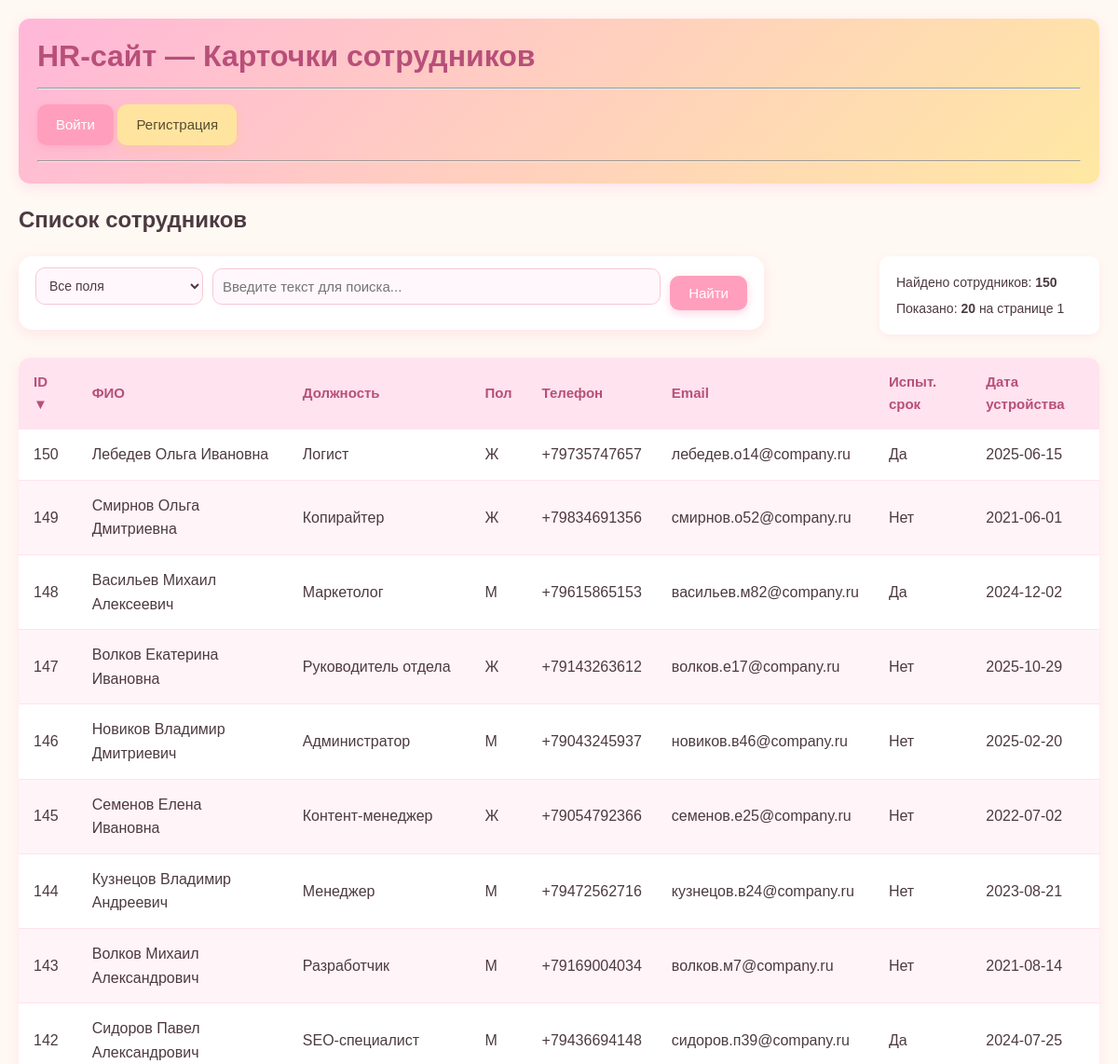
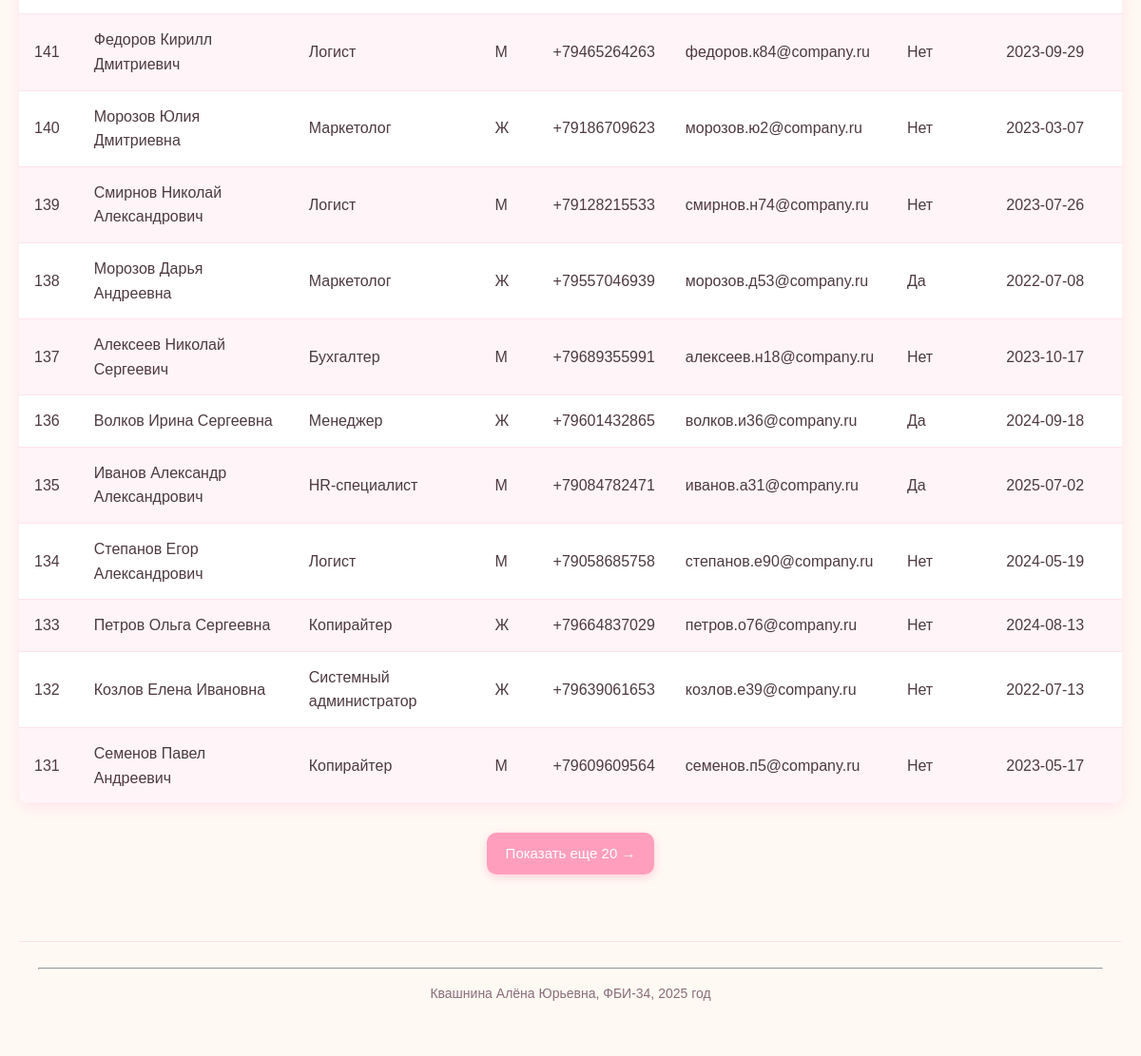
The page /hr/?sort=id&direction=desc&search=&search_field=all on the database its author committed (2 pictures, top to bottom).
### models1.py (models this page shows)
class Employee(db.Model):
    id = db.Column(db.Integer, primary_key=True)
    full_name = db.Column(db.String(120), nullable=False)
    position = db.Column(db.String(120), nullable=False)
    gender = db.Column(db.String(20), nullable=False)
    phone = db.Column(db.String(50))
    email = db.Column(db.String(120))
    probation = db.Column(db.Boolean, default=False)
    hire_date = db.Column(db.Date)

### hr_app.py (the view, shortened to what this page needs)
@hr.route("/")
def index():
    page = int(request.args.get("page", 1))
    per_page = 20
    search = request.args.get("search", "")
    search_field = request.args.get("search_field", "all")  # Новый параметр
    sort = request.args.get("sort", "id")
    sort_direction = request.args.get("direction", "asc")
    query = Employee.query
    if hasattr(Employee, sort):
        column = getattr(Employee, sort)
        if sort_direction == "desc":
            column = column.desc()
        query = query.order_by(column)
    employees = query.offset((page - 1) * per_page).limit(per_page).all()
    total_count = query.count()
    has_more = total_count > page * per_page
    return render_template("index1.html",
                           employees=employees,
                           page=page,
                           search=search,
                           search_field=search_field,  # Передаем в шаблон
                           sort=sort,
                           direction=sort_direction,
                           has_more=has_more,
                           total_count=total_count)

### templates/templates1/index1.html (shortened to what this page needs)
{% extends 'base1.html' %}
{% block content %}
<h2>Список сотрудников</h2>
<div class="controls">
    <div class="search-box">
        <form method="get" action="{{ url_for('hr.index') }}">
            <div class="search-container">
                <select name="search_field" class="search-select">
                    <option value="all" {% if search_field == 'all' %}selected{% endif %}>Все поля</option>
                </select>
                <input type="text" name="search" placeholder="Введите текст для поиска..."
                       value="{{ search }}" class="search-input">
                <button type="submit" class="btn">Найти</button>
            </div>
        </form>
    </div>
    <div class="info-box">
        <p>Найдено сотрудников: <strong>{{ total_count }}</strong></p>
        <p>Показано: <strong>{{ employees|length }}</strong> на странице {{ page }}</p>
    </div>
</div>
<table>
    <thead>
        <tr>
            <th>
                <a href="{{ url_for('hr.index', sort='id', direction='desc' if sort == 'id' and direction == 'asc' else 'asc', search=search, search_field=search_field) }}">
                    ID {% if sort == 'id' %}{{ '▼' if direction == 'desc' else '▲' }}{% endif %}
                </a>
            </th>
            <th>
                <a href="{{ url_for('hr.index', sort='full_name', direction='desc' if sort == 'full_name' and direction == 'asc' else 'asc', search=search, search_field=search_field) }}">
                    ФИО {% if sort == 'full_name' %}{{ '▼' if direction == 'desc' else '▲' }}{% endif %}
                </a>
            </th>
            <th>
                <a href="{{ url_for('hr.index', sort='position', direction='desc' if sort == 'position' and direction == 'asc' else 'asc', search=search, search_field=search_field) }}">
                    Должность {% if sort == 'position' %}{{ '▼' if direction == 'desc' else '▲' }}{% endif %}
                </a>
            </th>
            <th>
                <a href="{{ url_for('hr.index', sort='gender', direction='desc' if sort == 'gender' and direction == 'asc' else 'asc', search=search, search_field=search_field) }}">
                    Пол {% if sort == 'gender' %}{{ '▼' if direction == 'desc' else '▲' }}{% endif %}
                </a>
            </th>
            <th>
                <a href="{{ url_for('hr.index', sort='phone', direction='desc' if sort == 'phone' and direction == 'asc' else 'asc', search=search, search_field=search_field) }}">
                    Телефон {% if sort == 'phone' %}{{ '▼' if direction == 'desc' else '▲' }}{% endif %}
                </a>
            </th>
            <th>
                <a href="{{ url_for('hr.index', sort='email', direction='desc' if sort == 'email' and direction == 'asc' else 'asc', search=search, search_field=search_field) }}">
                    Email {% if sort == 'email' %}{{ '▼' if direction == 'desc' else '▲' }}{% endif %}
                </a>
            </th>
            <th>
                <a href="{{ url_for('hr.index', sort='probation', direction='desc' if sort == 'probation' and direction == 'asc' else 'asc', search=search, search_field=search_field) }}">
                    Испыт. срок {% if sort == 'probation' %}{{ '▼' if direction == 'desc' else '▲' }}{% endif %}
                </a>
            </th>
            <th>
                <a href="{{ url_for('hr.index', sort='hire_date', direction='desc' if sort == 'hire_date' and direction == 'asc' else 'asc', search=search, search_field=search_field) }}">
                    Дата устройства {% if sort == 'hire_date' %}{{ '▼' if direction == 'desc' else '▲' }}{% endif %}
                </a>
            </th>
        </tr>
    </thead>
    <tbody>
        {% for emp in employees %}
        <tr>
            <td>{{ emp.id }}</td>
            <td>{{ emp.full_name }}</td>
            <td>{{ emp.position }}</td>
            <td>{{ emp.gender }}</td>
            <td>{{ emp.phone }}</td>
            <td>{{ emp.email }}</td>
            <td>{{ 'Да' if emp.probation else 'Нет' }}</td>
            <td>{{ emp.hire_date.strftime('%Y-%m-%d') if emp.hire_date else 'Не указана' }}</td>
        </tr>
        {% endfor %}
    </tbody>
</table>
<div class="pagination">
    {% if has_more %}
        <a href="{{ url_for('hr.index', page=page+1, search=search, search_field=search_field, sort=sort, direction=direction) }}"
           class="btn">Показать еще 20 →</a>
    {% endif %}
</div>
{% endblock %}

### static/static1/style1.css (style rules this page uses)
body { font-family: Arial, sans-serif; margin: 20px; background: #fff9f3; color: #4d3a41; line-height: 1.6; }
.controls { display: flex; justify-content: space-between; align-items: flex-start; margin-bottom: 25px; flex-wrap: wrap; gap: 15px; }
.info-box { background: #fff; padding: 12px 18px; border-radius: 10px; box-shadow: 0 3px 10px rgba(255, 180, 200, 0.2); min-width: 200px; }
.info-box p { margin: 5px 0; font-size: 14px; }
.search-box { flex: 1; min-width: 300px; max-width: 800px; }
.search-container { display: flex; gap: 10px; background: #ffffff; padding: 12px 18px; border-radius: 15px; box-shadow: 0 4px 15px rgba(255, 180, 200, 0.3); align-items: center; flex-wrap: wrap; }
.search-select { width: 180px; padding: 10px; border: 1px solid #f7c9d6; border-radius: 10px; background: #fff7fb; color: #4d3a41; font-size: 14px; cursor: pointer; }
.search-input { flex: 1; min-width: 200px; padding: 10px; border: 1px solid #f7c9d6; border-radius: 10px; background: #fff7fb; transition: all 0.3s; }
table { border-collapse: collapse; width: 100%; background: #ffffff; border-radius: 12px; overflow: hidden; box-shadow: 0 4px 15px rgba(255, 190, 220, 0.3); margin-bottom: 25px; }
th, td { padding: 14px 16px; text-align: left; border-bottom: 1px solid #ffe3ee; }
th { background: #ffe3ee; color: #b84f79; font-weight: bold; font-size: 15px; }
tr:nth-child(even) { background: #fff4f8; }
th a { text-decoration: none; color: #b84f79; display: flex; justify-content: space-between; align-items: center; }
.pagination { display: flex; justify-content: center; gap: 15px; margin: 30px 0; }
button, .btn, .btn-cancel, .btn-small, .btn-danger { padding: 10px 20px; border: none; border-radius: 10px; cursor: pointer; font-size: 15px; transition: 0.3s; text-decoration: none; display: inline-block; text-align: center; white-space: nowrap; }
.btn { background: #ff9fbd; color: white; box-shadow: 0 3px 10px rgba(255, 150, 190, 0.4); }
input, select, textarea { width: 100%; padding: 12px; border: 1px solid #f7c9d6; border-radius: 10px; margin-bottom: 15px; background: #fff7fb; box-sizing: border-box; font-size: 15px; }

### rows shown on the page
Employee: id "150", full_name "Лебедев Ольга Ивановна", position "Логист", gender "Ж", phone "+79735747657", email "лебедев.о14@company.ru", probation "Да", hire_date "2025-06-15"
Employee: id "149", full_name "Смирнов Ольга Дмитриевна", position "Копирайтер", gender "Ж", phone "+79834691356", email "смирнов.о52@company.ru", probation "Нет", hire_date "2021-06-01"
Employee: id "148", full_name "Васильев Михаил Алексеевич", position "Маркетолог", gender "М", phone "+79615865153", email "васильев.м82@company.ru", probation "Да", hire_date "2024-12-02"
Employee: id "147", full_name "Волков Екатерина Ивановна", position "Руководитель отдела", gender "Ж", phone "+79143263612", email "волков.е17@company.ru", probation "Нет", hire_date "2025-10-29"
Employee: id "146", full_name "Новиков Владимир Дмитриевич", position "Администратор", gender "М", phone "+79043245937", email "новиков.в46@company.ru", probation "Нет", hire_date "2025-02-20"
Employee: id "145", full_name "Семенов Елена Ивановна", position "Контент-менеджер", gender "Ж", phone "+79054792366", email "семенов.е25@company.ru", probation "Нет", hire_date "2022-07-02"
Employee: id "144", full_name "Кузнецов Владимир Андреевич", position "Менеджер", gender "М", phone "+79472562716", email "кузнецов.в24@company.ru", probation "Нет", hire_date "2023-08-21"
Employee: id "143", full_name "Волков Михаил Александрович", position "Разработчик", gender "М", phone "+79169004034", email "волков.м7@company.ru", probation "Нет", hire_date "2021-08-14"
Employee: id "142", full_name "Сидоров Павел Александрович", position "SEO-специалист", gender "М", phone "+79436694148", email "сидоров.п39@company.ru", probation "Да", hire_date "2024-07-25"
Employee: id "141", full_name "Федоров Кирилл Дмитриевич", position "Логист", gender "М", phone "+79465264263", email "федоров.к84@company.ru", probation "Нет", hire_date "2023-09-29"
Employee: id "140", full_name "Морозов Юлия Дмитриевна", position "Маркетолог", gender "Ж", phone "+79186709623", email "морозов.ю2@company.ru", probation "Нет", hire_date "2023-03-07"
Employee: id "139", full_name "Смирнов Николай Александрович", position "Логист", gender "М", phone "+79128215533", email "смирнов.н74@company.ru", probation "Нет", hire_date "2023-07-26"
Employee: id "138", full_name "Морозов Дарья Андреевна", position "Маркетолог", gender "Ж", phone "+79557046939", email "морозов.д53@company.ru", probation "Да", hire_date "2022-07-08"
Employee: id "137", full_name "Алексеев Николай Сергеевич", position "Бухгалтер", gender "М", phone "+79689355991", email "алексеев.н18@company.ru", probation "Нет", hire_date "2023-10-17"
Employee: id "136", full_name "Волков Ирина Сергеевна", position "Менеджер", gender "Ж", phone "+79601432865", email "волков.и36@company.ru", probation "Да", hire_date "2024-09-18"
Employee: id "135", full_name "Иванов Александр Александрович", position "HR-специалист", gender "М", phone "+79084782471", email "иванов.а31@company.ru", probation "Да", hire_date "2025-07-02"
Employee: id "134", full_name "Степанов Егор Александрович", position "Логист", gender "М", phone "+79058685758", email "степанов.е90@company.ru", probation "Нет", hire_date "2024-05-19"
Employee: id "133", full_name "Петров Ольга Сергеевна", position "Копирайтер", gender "Ж", phone "+79664837029", email "петров.о76@company.ru", probation "Нет", hire_date "2024-08-13"
Employee: id "132", full_name "Козлов Елена Ивановна", position "Системный администратор", gender "Ж", phone "+79639061653", email "козлов.е39@company.ru", probation "Нет", hire_date "2022-07-13"
Employee: id "131", full_name "Семенов Павел Андреевич", position "Копирайтер", gender "М", phone "+79609609564", email "семенов.п5@company.ru", probation "Нет", hire_date "2023-05-17"

### other values the page prints
{{ total_count }} "150"
{{ employees|length }} "20"
{{ page }} "1"
{{ '▼' if direction == 'desc' else '▲' }} "▼"
